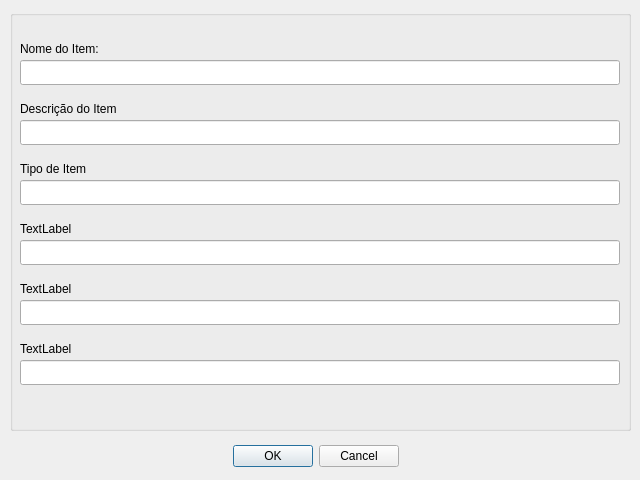
<?xml version="1.0" encoding="UTF-8"?>
<ui version="4.0">
 <class>Dialog</class>
 <widget class="QDialog" name="Dialog">
  <property name="geometry">
   <rect>
    <x>0</x>
    <y>0</y>
    <width>640</width>
    <height>480</height>
   </rect>
  </property>
  <property name="windowTitle">
   <string>Dialog</string>
  </property>
  <widget class="QDialogButtonBox" name="buttonBox">
   <property name="geometry">
    <rect>
     <x>0</x>
     <y>440</y>
     <width>631</width>
     <height>32</height>
    </rect>
   </property>
   <property name="sizePolicy">
    <sizepolicy hsizetype="Ignored" vsizetype="Expanding">
     <horstretch>0</horstretch>
     <verstretch>0</verstretch>
    </sizepolicy>
   </property>
   <property name="locale">
    <locale language="Portuguese" country="Brazil"/>
   </property>
   <property name="orientation">
    <enum>Qt::Horizontal</enum>
   </property>
   <property name="standardButtons">
    <set>QDialogButtonBox::Cancel|QDialogButtonBox::Ok</set>
   </property>
   <property name="centerButtons">
    <bool>true</bool>
   </property>
  </widget>
  <widget class="QGroupBox" name="groupBox">
   <property name="geometry">
    <rect>
     <x>10</x>
     <y>10</y>
     <width>621</width>
     <height>421</height>
    </rect>
   </property>
   <property name="title">
    <string/>
   </property>
   <widget class="QLineEdit" name="lineEdit">
    <property name="geometry">
     <rect>
      <x>10</x>
      <y>50</y>
      <width>600</width>
      <height>25</height>
     </rect>
    </property>
   </widget>
   <widget class="QLineEdit" name="lineEdit_2">
    <property name="geometry">
     <rect>
      <x>10</x>
      <y>110</y>
      <width>600</width>
      <height>25</height>
     </rect>
    </property>
   </widget>
   <widget class="QLineEdit" name="lineEdit_3">
    <property name="geometry">
     <rect>
      <x>10</x>
      <y>170</y>
      <width>600</width>
      <height>25</height>
     </rect>
    </property>
   </widget>
   <widget class="QLineEdit" name="lineEdit_4">
    <property name="geometry">
     <rect>
      <x>10</x>
      <y>230</y>
      <width>600</width>
      <height>25</height>
     </rect>
    </property>
   </widget>
   <widget class="QLineEdit" name="lineEdit_5">
    <property name="geometry">
     <rect>
      <x>10</x>
      <y>290</y>
      <width>600</width>
      <height>25</height>
     </rect>
    </property>
   </widget>
   <widget class="QLineEdit" name="lineEdit_6">
    <property name="geometry">
     <rect>
      <x>10</x>
      <y>350</y>
      <width>600</width>
      <height>25</height>
     </rect>
    </property>
   </widget>
   <widget class="QLabel" name="label">
    <property name="geometry">
     <rect>
      <x>10</x>
      <y>30</y>
      <width>550</width>
      <height>17</height>
     </rect>
    </property>
    <property name="text">
     <string>Nome do Item:</string>
    </property>
   </widget>
   <widget class="QLabel" name="label_2">
    <property name="geometry">
     <rect>
      <x>10</x>
      <y>90</y>
      <width>550</width>
      <height>17</height>
     </rect>
    </property>
    <property name="text">
     <string>Descrição do Item</string>
    </property>
   </widget>
   <widget class="QLabel" name="label_3">
    <property name="geometry">
     <rect>
      <x>10</x>
      <y>150</y>
      <width>550</width>
      <height>17</height>
     </rect>
    </property>
    <property name="text">
     <string>Tipo de Item</string>
    </property>
   </widget>
   <widget class="QLabel" name="label_4">
    <property name="geometry">
     <rect>
      <x>10</x>
      <y>210</y>
      <width>550</width>
      <height>17</height>
     </rect>
    </property>
    <property name="text">
     <string>TextLabel</string>
    </property>
   </widget>
   <widget class="QLabel" name="label_5">
    <property name="geometry">
     <rect>
      <x>10</x>
      <y>270</y>
      <width>550</width>
      <height>17</height>
     </rect>
    </property>
    <property name="text">
     <string>TextLabel</string>
    </property>
   </widget>
   <widget class="QLabel" name="label_6">
    <property name="geometry">
     <rect>
      <x>10</x>
      <y>330</y>
      <width>550</width>
      <height>17</height>
     </rect>
    </property>
    <property name="text">
     <string>TextLabel</string>
    </property>
   </widget>
  </widget>
 </widget>
 <resources/>
 <connections/>
</ui>
